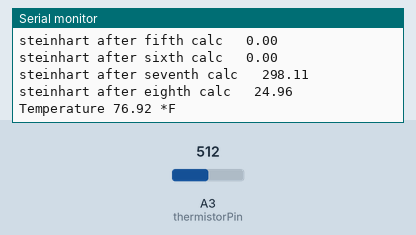
Bench run of a sketch on a simulated Arduino Uno, built with avr-gcc and run on an emulated ATmega328P. Parts: the last lines printed to the serial monitor. Inputs (shaded band) come from the test bench; at power-on: A3 (thermistorPin) = 512.

Above: at 1.2 s.
1.3 s: A3 (thermistorPin) set to 716
At 2.6 s:
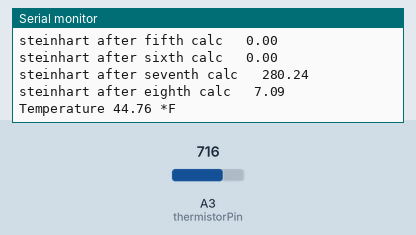
4.3 s: A3 (thermistorPin) set to 1023
At 6.6 s:
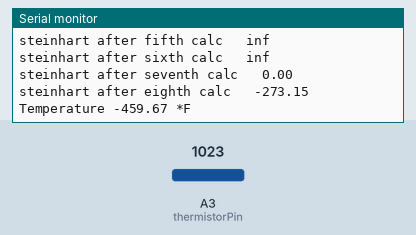
7.1 s: A3 (thermistorPin) set to 0
Timing chart, 0 to 10.1 s (numbered marks = the images above; inputs shaded):
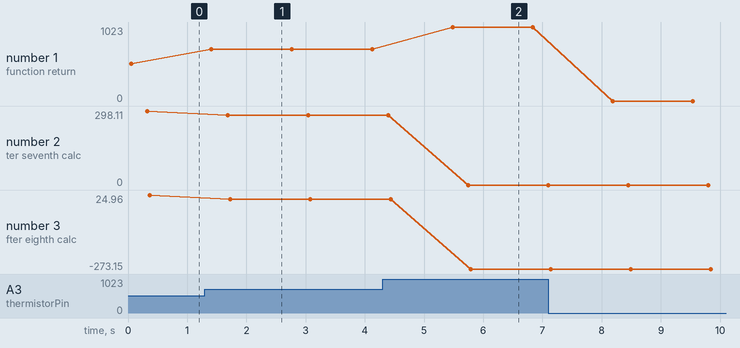

The sketch:

Adafruit_Thermistor_4C.ino
```cpp
// Dean Thermistor 4C 2/20/16

// Declare Variables
const int thermistorPin = A3;
const int thermistorNominal =  10000;
const int temperatureNominal = 25;
const int bCoefficient = 3950;
const int seriesResistor = 10000;
float sensorValue = 0;
float steinhart = 0;

// Define Functions ******************************************

//readSensor function
 float readSensor(int sensorPin) {
   float sensorValue = 0;
   for (int i=0; i<5; i++) {
     sensorValue = sensorValue + analogRead(sensorPin);
     delay(10);
   }
   sensorValue = constrain(sensorValue, 0, 5115);
   sensorValue = map(sensorValue, 0, 5115, 0, 1023);
   return sensorValue;
 }

 //End of Function Definitions *********************************

void setup(void) {
  Serial.begin(9600);
  analogReference(DEFAULT);
}

void loop(void) {
  sensorValue = readSensor(thermistorPin);
  Serial.print("sensorValue after function return   ");
  Serial.println(sensorValue);
  sensorValue = 1023 / sensorValue - 1;
  Serial.print("sensorValue after first calc   ");
  Serial.println(sensorValue);
  sensorValue = seriesResistor / sensorValue;
  Serial.print("sensorValue after second calc   ");
  Serial.println(sensorValue);
  steinhart = sensorValue / thermistorNominal;     // (R/Ro)
  Serial.print("steinhart after third calc   ");
  Serial.println(steinhart);
  steinhart = log(steinhart);                  // ln(R/Ro)
  Serial.print("steinhart after forth calc   ");
  Serial.println(steinhart);
  steinhart /= bCoefficient;                   // 1/B * ln(R/Ro)
  Serial.print("steinhart after fifth calc   ");
  Serial.println(steinhart);
  steinhart += 1.0 / (temperatureNominal + 273.15); // + (1/To)
  Serial.print("steinhart after sixth calc   ");
  Serial.println(steinhart);
  steinhart = 1.0 / steinhart; // Invert
  Serial.print("steinhart after seventh calc   ");
  Serial.println(steinhart);
  steinhart -= 273.15;  // convert to C
  Serial.print("steinhart after eighth calc   ");
  Serial.println(steinhart);
  steinhart = steinhart * 9.0 / 5.0 +32;         // convert to F

  Serial.print("Temperature ");
  Serial.print(steinhart);
  Serial.println(" *F");
  delay(1000);
}
```

Measured:
- after the input at 1.3 s, the serial monitor: prints a new line after 0.11 s (image 1)
- after the input at 4.3 s, the serial monitor: prints a new line after 1.2 s (image 2)
- plotted number 1: 512 → 716 after the input at 1.3 s, 716 → 1023 after the input at 4.3 s
- plotted number 2: 298.11 → 280.24 after the input at 1.3 s
- plotted number 3: 24.96 → 7.09 after the input at 1.3 s, 7.09 → -273.15 after the input at 4.3 s
